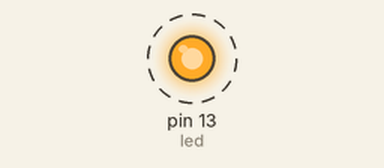
Bench run of a sketch on a simulated Arduino Uno, built with avr-gcc and run on an emulated ATmega328P. Shown: output pins drawn as LEDs (lit = HIGH). Dashed ring = blinking.

Above: at 0.02 s.
Timing chart, 0 to 3.0 s (numbered marks = the images above):
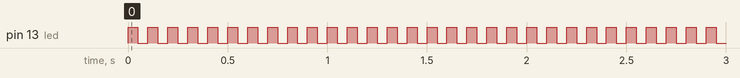

Measured:
- by itself, pin 13 (led): alternates HIGH for 0.05 s and LOW for 0.05 s

The sketch:

Manual_KBRU_P1.ino
```cpp
//Declaración de constantes
const int led = 13; //Da el nombre “led” para el pin 13
const int tiempoEncendido = 50; //En milisegundos
const int tiempoApagado = 50; //En milisegundos
//La estructura “setup()” se ejecuta una sola vez cada que la tarjeta Arduino es
//energizada o después de que el botón de reinicio es presionado.
void setup()
{
 pinMode(led, OUTPUT); //Configura el pin "led" como salida digital
}
//La estructura “loop()” se repite indefinidamente mientras la tarjeta se
//mantenga energizada.
void loop()
{
 digitalWrite(led, HIGH); //Establece el estado del pin "led" en alto (5V)
 delay(tiempoEncendido); //Espera el Tiempo de encendido
 digitalWrite(led, LOW); //Establece el estado del pin "led" en bajo (0V)
 delay(tiempoApagado); //Espera el Tiempo de apagado
}
```
